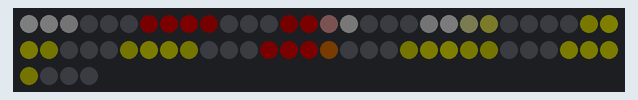
This sketch was run on a simulated ESP8266 (NodeMCU). Shown: 64 RGB LEDs in strip order, left to right, continuing on the next row. Dim RGB values are drawn brighter than linear; WiFi joins after 1.5 s; servers stay silent unless stated; not simulated (calls return 0 or success): secrets.h; what the sketch prints to the serial monitor is not drawn.

Above: at 4.97 s.
At 6.53 s:
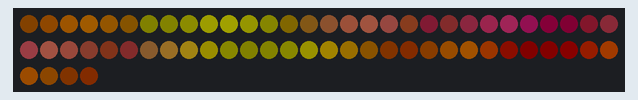
At 8.39 s:
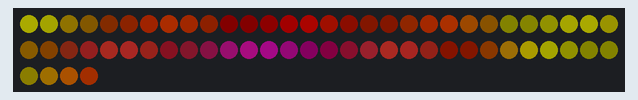
At 12.12 s:
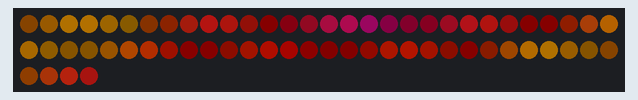
At 22.05 s:
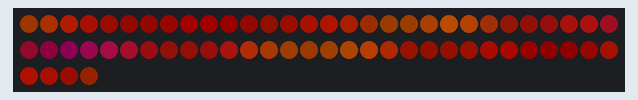
At 39.44 s:
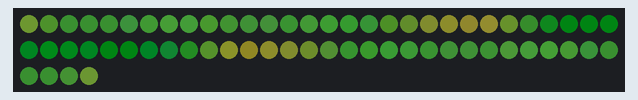

The sketch:

onereason-logo_OTA_REST.ino
```cpp
#include "FastLED.h"
#include <ESP8266WiFi.h>
#include <ESP8266WebServer.h>
#include <ESP8266mDNS.h>
#include <WiFiUdp.h>
#include <ArduinoOTA.h>
#include "secrets.h"
#include "palettes.h"


const char* ssid = WIFI_SSID;
const char* password = WIFI_PASSW;
const char* host = "onereason-logo";

ESP8266WebServer server(80);

FASTLED_USING_NAMESPACE
#if defined(FASTLED_VERSION) && (FASTLED_VERSION < 3001000)
#warning "Requires FastLED 3.1 or later; check github for latest code."
#endif

#define FRAMES_PER_SECOND  120
#define ARRAY_SIZE(A) (sizeof(A) / sizeof((A)[0]))

#define NUM_LEDS 64
#define DATA_PIN 2
#define LED_TYPE    WS2812B
#define COLOR_ORDER GRB
/**
   2 NeoPixel strips back to back
   32 inner circle
   32 outer circle
*/

CRGB leds[NUM_LEDS];

// ten seconds per color palette makes a good demo
// 20-120 is better for deployment
#define SECONDS_PER_PALETTE 30

bool beOn = true;
bool isOn = true;


// SETUP
void setup() {
  delay(3000); // 3 second delay for recovery

  FastLED.addLeds<LED_TYPE, DATA_PIN, COLOR_ORDER>(leds, NUM_LEDS).setCorrection(TypicalLEDStrip);
  FastLED.setMaxPowerInVoltsAndMilliamps(3, 300);

  setup_wifi();
  setup_OTA();
  setup_REST();
}

void setup_wifi() {
  WiFi.mode(WIFI_STA);

  WiFi.begin(ssid, password);

  while (WiFi.waitForConnectResult() != WL_CONNECTED) {
    WiFi.begin(ssid, password);
  }

  if (MDNS.begin(host)) {
    Serial.println("MDNS responder started");
  }
}

void setup_OTA() {
  ArduinoOTA.setHostname(host);
  ArduinoOTA.onStart([]() { // switch off all the PWMs during upgrade
    analogWrite(LED_BUILTIN, 0);
    fill_solid(leds, NUM_LEDS, CRGB::Black);
    FastLED.show();
  });

  ArduinoOTA.onEnd([]() { // do a fancy thing with our board led at end
    fill_solid(leds, NUM_LEDS, CRGB::Green);
    FastLED.show();
  });

  ArduinoOTA.onProgress([](unsigned int progress, unsigned int total) {
    // use pixels to indicate upload progress
    uint8_t progressLed = 32 - 32 * progress / total;
    fadeToBlackBy( leds, NUM_LEDS, 2);
    leds[progressLed] = CRGB::White;
    leds[NUM_LEDS - progressLed] = CRGB::White;
    FastLED.show();
  });

  ArduinoOTA.onError([](ota_error_t error) {
    fill_solid(leds, NUM_LEDS, CRGB::Red);
    FastLED.show();
    ESP.restart();
  });

  /* setup the OTA server */
  ArduinoOTA.begin();
}

void setup_REST() {
  server.on("/light", HTTP_GET, handleGET);
  server.on("/light", HTTP_POST, handlePOST);
  server.onNotFound(handleNotFound);
  server.begin();
}

// return state as JSON
void handleGET() {
  String message = "";
  message += "{ \"on\": ";
  message += isOn ? "true" : "false";
  message += " }";
  server.send(200, "application/json", message);
}

// change state
void handlePOST() {
  String message = "";
  if (server.arg("plain") == "ON") {
    beOn = true;
  } else {
    beOn = false;
  }
  server.send(200, "text/plain", "OK");
}

void handleNotFound() {
  //  digitalWrite(led, 1);
  String message = "File Not Found\n\n";
  message += "URI: ";
  message += server.uri();
  message += "\nMethod: ";
  message += (server.method() == HTTP_GET) ? "GET" : "POST";
  message += "\nArguments: ";
  message += server.args();
  message += "\n";
  for (uint8_t i = 0; i < server.args(); i++) {
    message += " " + server.argName(i) + ": " + server.arg(i) + "\n";
  }
  server.send(404, "text/plain", message);
  //  digitalWrite(led, 0);
}


// Forward declarations of an array of cpt-city gradient palettes, and
// a count of how many there are.  The actual color palette definitions
// are at the bottom of this file.
extern const TProgmemRGBGradientPalettePtr gGradientPalettes[];
extern const uint8_t gGradientPaletteCount;

// Current palette number from the 'playlist' of color palettes
uint8_t gCurrentPaletteNumber = 0;

CRGBPalette16 gCurrentPalette( CRGB::Black);
CRGBPalette16 gTargetPalette( gGradientPalettes[0] );


// LOOP
void loop() {
  if (beOn != isOn) {
    if (beOn) {
      // restore last palette
      gTargetPalette = gGradientPalettes[ gCurrentPaletteNumber ];
    } else {
      // activate black palette
      gTargetPalette = gGradientPalettes[ gGradientPaletteCount - 1 ];
    }

    isOn = beOn;
  }

  if (isOn) {
    EVERY_N_SECONDS( SECONDS_PER_PALETTE ) {
      gCurrentPaletteNumber = addmod8( gCurrentPaletteNumber, 1, gGradientPaletteCount - 1);
      gTargetPalette = gGradientPalettes[ gCurrentPaletteNumber ];
    }
  }

  EVERY_N_MILLISECONDS(40) {
    nblendPaletteTowardPalette( gCurrentPalette, gTargetPalette, 16);
  }

  colorwaves( leds, NUM_LEDS, gCurrentPalette);

  FastLED.show();
  FastLED.delay(20);

  if (WiFi.status() != WL_CONNECTED) {
    delay(1);
    Serial.print("WIFI Disconnected. Attempting reconnection.");
    setup_wifi();
    return;
  }

  ArduinoOTA.handle();
  server.handleClient();
}


// This function draws color waves with an ever-changing,
// widely-varying set of parameters, using a color palette.
void colorwaves( CRGB * ledarray, uint16_t numleds, CRGBPalette16 & palette) {
  static uint16_t sPseudotime = 0;
  static uint16_t sLastMillis = 0;
  static uint16_t sHue16 = 0;

  uint8_t sat8 = beatsin88( 87, 220, 250);
  uint8_t brightdepth = beatsin88( 341, 96, 224);
  uint16_t brightnessthetainc16 = beatsin88( 203, (25 * 256), (40 * 256));
  uint8_t msmultiplier = beatsin88(147, 23, 60);

  uint16_t hue16 = sHue16;//gHue * 256;
  uint16_t hueinc16 = beatsin88(113, 300, 1500);

  uint16_t ms = millis();
  uint16_t deltams = ms - sLastMillis ;
  sLastMillis  = ms;
  sPseudotime += deltams * msmultiplier;
  sHue16 += deltams * beatsin88( 400, 5, 9);
  uint16_t brightnesstheta16 = sPseudotime;

  for ( uint16_t i = 0 ; i < numleds; i++) {
    hue16 += hueinc16;
    uint8_t hue8 = hue16 / 256;
    uint16_t h16_128 = hue16 >> 7;
    if ( h16_128 & 0x100) {
      hue8 = 255 - (h16_128 >> 1);
    } else {
      hue8 = h16_128 >> 1;
    }

    brightnesstheta16  += brightnessthetainc16;
    uint16_t b16 = sin16( brightnesstheta16  ) + 32768;

    uint16_t bri16 = (uint32_t)((uint32_t)b16 * (uint32_t)b16) / 65536;
    uint8_t bri8 = (uint32_t)(((uint32_t)bri16) * brightdepth) / 65536;
    bri8 += (255 - brightdepth);

    uint8_t index = hue8;
    //index = triwave8( index);
    index = scale8( index, 240);

    CRGB newcolor = ColorFromPalette( palette, index, bri8);

    uint16_t pixelnumber = i;
    pixelnumber = (numleds - 1) - pixelnumber;

    nblend( ledarray[pixelnumber], newcolor, 128);
  }
}
```

Source omitted: palettes.h (15741 bytes)
